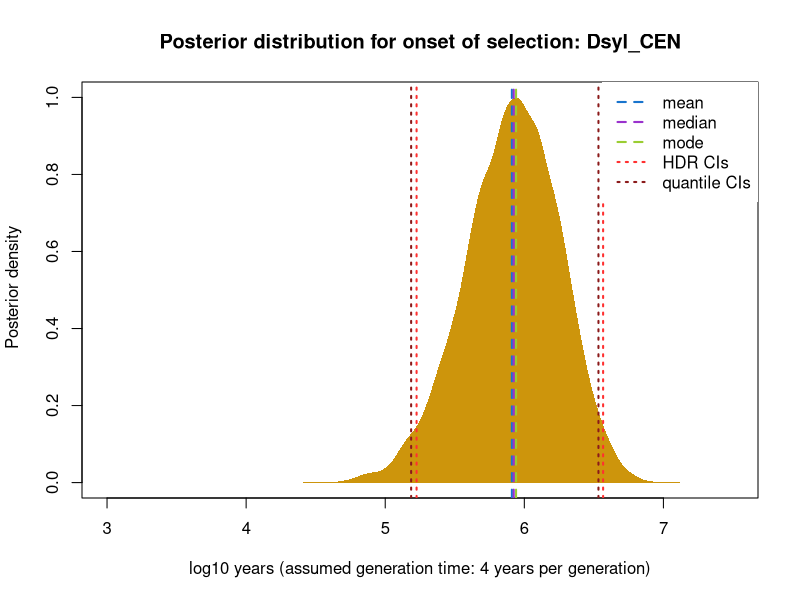
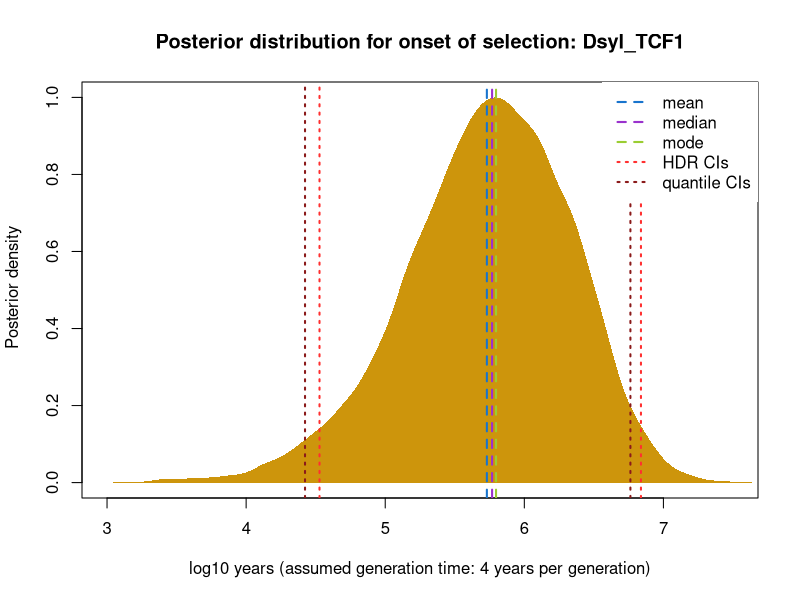
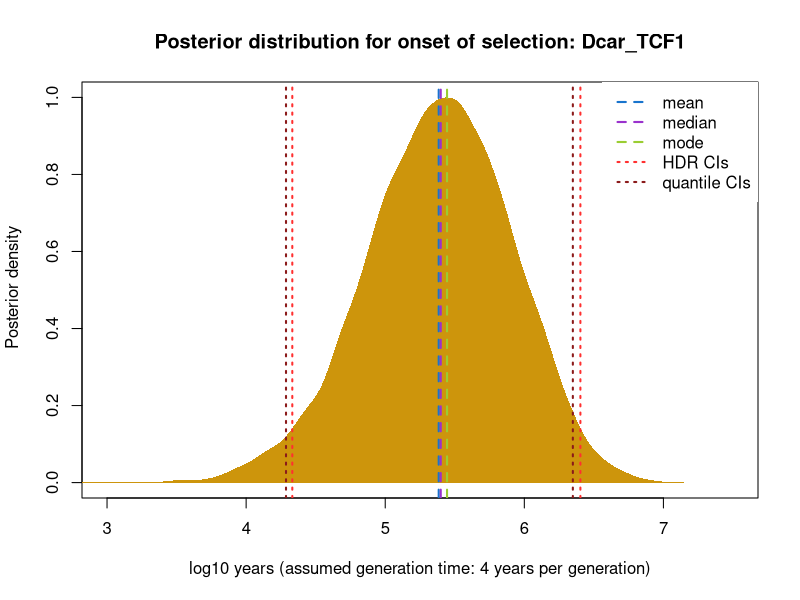
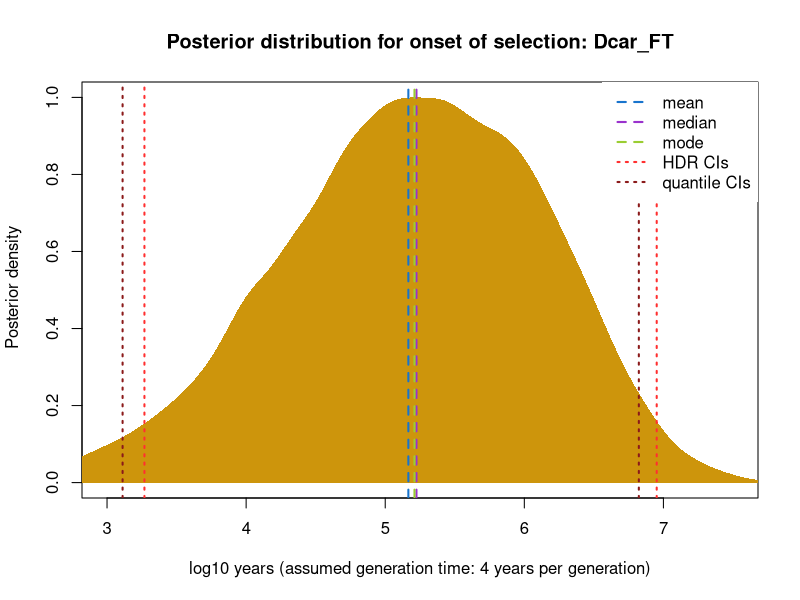

Recreate these plots in R, in order.
### This script calculates, plots and outputs the averages (mean, median and mode) and credible intervals (highest density region and quantile) for the posterior probability distributions of candidate regions' time of onset of selection.
### It takes as input the selection time estimates produced via Selection_time_estimation_allRegions.R

# Load libraries
library("stringr")

# Set working directory
setwd("/Users/hl636/Documents/Hirzi/ETHPHD/Migration time demography")

# Import data (selection time estimates)
selection.df <- read.table("selectionTimeEstimates_Free_newSS.txt", header = TRUE) # simpleModel_11params_RECON2_migTime_FINAL_RUN2_FREE
candidate_regions <- c("Dsyl_CEN", "Dsyl_TCF1", "Dcar_TCF1", "Dcar_FT")

# To convert number of generations to number of years, define the generation time
gen_time = 4

# Define credible interval parameters
# For reference, see: https://stats.stackexchange.com/questions/240749/how-to-find-95-credible-interval.
# Generally, quantiles will give you the interval containing probability mass concentrated around the median (the middle 100𝛼% of your distribution), while highest density region is a region around the modes of the distribution
credible_interval_1D <- 0.95

# First we initialise results dataframe, where we'll write the results to
CI_summary_df <- data.frame(locus=character(), mean=character(), median=character(), mode=character(), lowerCI_HDR=character(), upperCI_HDR=character(), lowerCI_quantile=character(), upperCI_quantile=character(), stringsAsFactors=FALSE)

# Calculate distribution mean, median, mode and credible intervals (highest density region)
for (k in match(paste0(candidate_regions, "_selection_time"), colnames(selection.df))) {
  print(k)
  selection_times <- selection.df[,k]
  selection_density <- selection.df[,k+1]
  
  # Convert time to number of generations (in my demography analysis, Ne = 10,000; Mathias' demography analysis, Ne = 100,000), or if gen_time != 1, number of years
  selection_times <- (10^selection_times) * 4 * 10000 * gen_time
  # Log transform
  selection_times <- log10(selection_times)
  
  ## Calculate CIs
  # Highest density region CI
  const <- sum(selection_density)
  spxx <- sort(selection_density, decreasing = TRUE) / const
  which(cumsum(spxx) >= credible_interval_1D)[1]
  HDR_CI <- spxx[which(cumsum(spxx) >= credible_interval_1D)[1]] * const
  # Get intersects (lower and upper)
  time_intersect_idx <- which.min(abs(selection_density - HDR_CI))
  if(length(time_intersect_idx) < 2) {
    time_intersect_idx <- sort(c(time_intersect_idx, which.min(abs(selection_density[-time_intersect_idx] - HDR_CI))), decreasing = FALSE)
  }
  time_intersect_HDR <- selection_times[time_intersect_idx]
  # Quantile interval
  cpxx <- cumsum(selection_density) / sum(selection_density)
  lower_bound_CI <- selection_times[which(cpxx >= (0 + ((1 - credible_interval_1D) / 2)))[1]] 
  upper_bound_CI <- selection_times[which(cpxx >= (1 - ((1 - credible_interval_1D) / 2)))[1]-1]
  time_intersect_quantile <- c(lower_bound_CI, upper_bound_CI)
  
  ## Calculate averages
  # Mean
  time_density_product <- selection_times*selection_density
  weighted_mean_dist <- sum(time_density_product)/sum(selection_density)
  # Median
  cpxx <- cumsum(selection_density) / sum(selection_density)
  median_dist <- selection_times[which(cpxx >= (0.5))[1]] 
  # Mode
  mode_dist <- selection_times[which.max(selection_density)]
  # Concatenate
  averages_dist <- c(weighted_mean_dist,median_dist, mode_dist)
  
  ## Write summary table
  candidate_label_long <- as.vector(str_split(colnames(selection.df[k]),"_",simplify = TRUE))
  candidate_label <- paste0(candidate_label_long[1],"_",candidate_label_long[2])
  data.row <- c(candidate_label,averages_dist,time_intersect_HDR, time_intersect_quantile)
  CI_summary_df[nrow(CI_summary_df) + 1, ] <- data.row
  
  # Plot
  plot(selection_times, selection_density, type = "n", main=paste0("Posterior distribution for onset of selection: ", candidate_label), ylab = " Posterior density", xlab = paste0("log10 years (assumed generation time: ", gen_time, " years per generation)"), xlim = c(3,7.5))
  polygon(selection_times, selection_density, col="darkgoldenrod3", border = NA)
  abline(v=time_intersect_HDR, lwd = 2, lty = 3, col="firebrick1")
  abline(v=time_intersect_quantile, lwd = 2, lty = 3, col="firebrick4")
  abline(v=averages_dist, lwd = 2, lty = 2, col=c("dodgerblue3", "darkorchid3", "olivedrab3"))
  #Add legend
  legend("topright", inset = 0, c("mean", "median", "mode", "HDR CIs", "quantile CIs"), col=c("dodgerblue3", "darkorchid3", "olivedrab3", "firebrick1", "firebrick4"), cex=1, lty=c(2,2,2,3,3), lwd = 2, box.lty=0)
}

# Write out summary table
write.table(CI_summary_df, file = "selectionTimeEstimates_Free_newSS_averages_CIs.txt", row.names = FALSE, quote = FALSE, sep = "\t")
